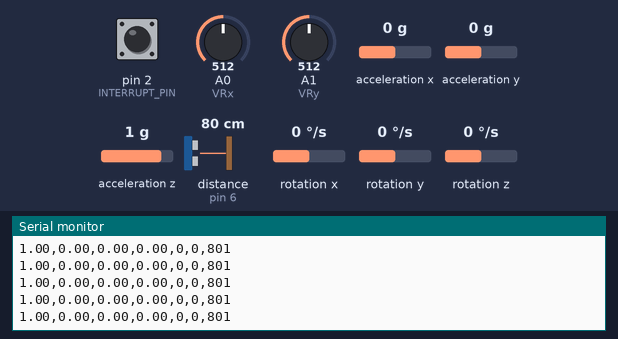
Simulated run of this sketch. Board: Arduino Uno, built with avr-gcc and run on an emulated ATmega328P. Shown: the last lines printed to the serial monitor. Wiring (inferred from the names in the program): ultrasonic range finder: trigger pin 7; echo pin 6. The inputs (shaded band) are chosen by the test bench; at power-on: acceleration x 0 g, distance to the obstacle (sensor on pin 6) 80 cm, A0 (VRx) = 512, A1 (VRy) = 512, pin 2 (INTERRUPT_PIN) LOW, acceleration y 0 g, acceleration z 1 g, rotation x 0 °/s, rotation y 0 °/s, rotation z 0 °/s. The echo pulse lasts 58.3 µs per cm; the sensor or clock chip raises its interrupt line as the real part does.

Above: at 1.8 s.
1.9 s: acceleration x set to -1.4 g
At 2.02 s:
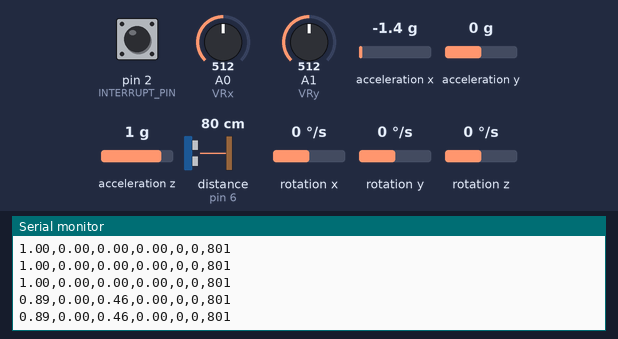
3.4 s: distance to the obstacle (sensor on pin 6) set to 2 cm
At 3.4 s:
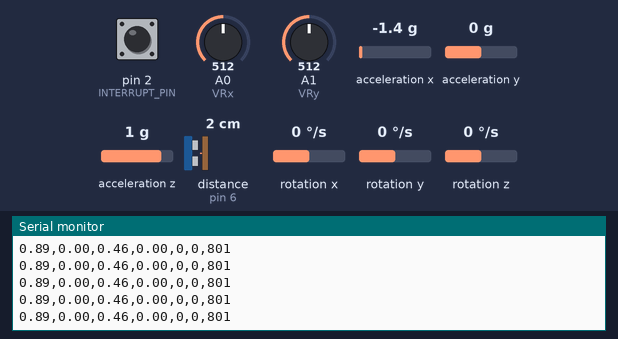
4.9 s: distance to the obstacle (sensor on pin 6) set to 120 cm
At 5.07 s:
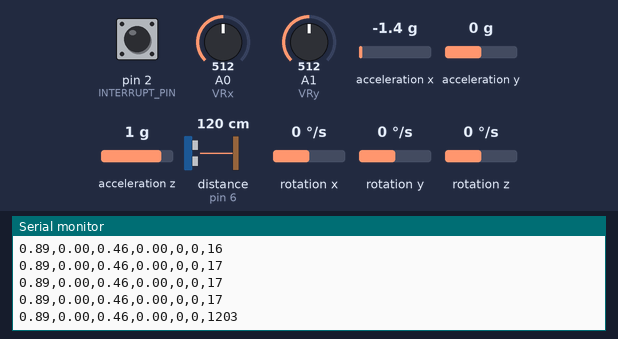
7.9 s: A0 (VRx) set to 716
At 8.01 s:
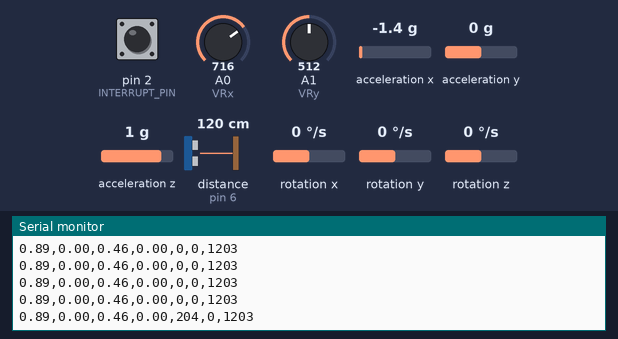
9.4 s: distance to the obstacle (sensor on pin 6) set to 18 cm
At 9.43 s:
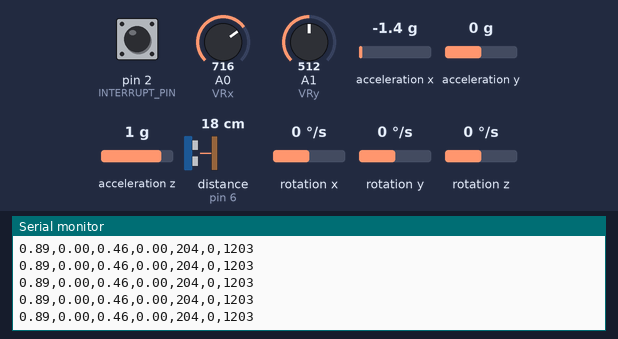
12.4 s: A1 (VRy) set to 716
At 12.45 s:
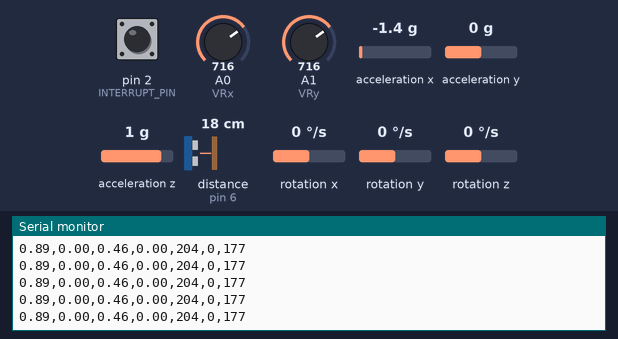

The sketch:

TransformController.ino
```cpp
//Thanks to Jeff Rowberg for i2cdevlib and starter code,
//https://github.com/jrowberg/i2cdevlib

//Thanks to tutorialspoint for the ultrasonic sensor tutorial
//https://www.tutorialspoint.com/arduino/arduino_ultrasonic_sensor.htm

//Thanks to MisterBotBreak for the joystick tutorial.
//https://create.arduino.cc/projecthub/MisterBotBreak/how-to-use-a-joystick-with-serial-monitor-1f04f0

#include "I2Cdev.h"
#include "MPU6050_6Axis_MotionApps20.h"
#if I2CDEV_IMPLEMENTATION == I2CDEV_ARDUINO_WIRE
    #include "Wire.h"
#endif

//=============================================
//===             MPU VARIABLES             ===
//=============================================

// class default I2C address is 0x68
// specific I2C addresses may be passed as a parameter here
// AD0 low = 0x68 (default for SparkFun breakout and InvenSense evaluation board)
// AD0 high = 0x69
MPU6050 mpu;
//MPU6050 mpu(0x69); // <-- use for AD0 high

/* =========================================================================
   NOTE: In addition to connection 3.3v, GND, SDA, and SCL, this sketch
   depends on the MPU-6050's INT pin being connected to the Arduino's
   external interrupt #0 pin. On the Arduino Uno and Mega 2560, this is
   digital I/O pin 2.
 * ========================================================================= */

#define INTERRUPT_PIN 2  // use pin 2 on Arduino Uno & most boards

// MPU control/status vars

bool dmpReady = false;  // set true if DMP init was successful
uint8_t mpuIntStatus;   // holds actual interrupt status byte from MPU
uint8_t devStatus;      // return status after each device operation (0 = success, !0 = error)
uint16_t packetSize;    // expected DMP packet size (default is 42 bytes)
uint16_t fifoCount;     // count of all bytes currently in FIFO
uint8_t fifoBuffer[64]; // FIFO storage buffer

Quaternion q;           // [w, x, y, z]         quaternion container

//=================================================================
//===               JOYSTICK VARIABLES                          ===
//=================================================================

int VRx = A0;
int VRy = A1;

int xPosition = 0;
int yPosition = 0;

int mapX = 0;
int mapY = 0;

//=================================================================
//===                 ULTRASONIC VARIABLES                      ===
//=================================================================

const int pingPin = 7; // Trigger Pin of Ultrasonic Sensor
const int echoPin = 6; // Echo Pin of Ultrasonic Sensor

// ================================================================
// ===               INTERRUPT DETECTION ROUTINE                ===
// ================================================================

volatile bool mpuInterrupt = false;     // indicates whether MPU interrupt pin has gone high
void dmpDataReady() {
    mpuInterrupt = true;
}

// ================================================================
// ===                      INITIAL SETUP                       ===
// ================================================================

void setup() {
    setup_mpu();
    setup_joystick();
}

void setup_mpu() {
  // join I2C bus (I2Cdev library doesn't do this automatically)
    #if I2CDEV_IMPLEMENTATION == I2CDEV_ARDUINO_WIRE
        Wire.begin();
        Wire.setClock(400000); // 400kHz I2C clock. Comment this line if having compilation difficulties
    #elif I2CDEV_IMPLEMENTATION == I2CDEV_BUILTIN_FASTWIRE
        Fastwire::setup(400, true);
    #endif

    // initialize serial communication
    Serial.begin(9600);
    while (!Serial); // wait for Leonardo enumeration, others continue immediately

    // NOTE: 8MHz or slower host processors, like the Teensy @ 3.3V or Arduino
    // Pro Mini running at 3.3V, cannot handle this baud rate reliably due to
    // the baud timing being too misaligned with processor ticks. You must use
    // 38400 or slower in these cases, or use some kind of external separate
    // crystal solution for the UART timer.

    // initialize device
    Serial.println(F("Initializing I2C devices..."));
    mpu.initialize();

    pinMode(INTERRUPT_PIN, INPUT);

    // verify connection
    Serial.println(F("Testing device connections..."));
    Serial.println(mpu.testConnection() ? F("MPU6050 connection successful") : F("MPU6050 connection failed"));

    // load and configure the DMP
    Serial.println(F("Initializing DMP..."));
    devStatus = mpu.dmpInitialize();

    // supply your own gyro offsets here, scaled for min sensitivity
    mpu.setXGyroOffset(220);
    mpu.setYGyroOffset(76);
    mpu.setZGyroOffset(-85);
    mpu.setZAccelOffset(1788); // 1688 factory default for my test chip

    // make sure it worked (returns 0 if so)
    if (devStatus == 0) {
        // Calibration Time: generate offsets and calibrate our MPU6050
        mpu.CalibrateAccel(6);
        mpu.CalibrateGyro(6);
        mpu.PrintActiveOffsets();
        // turn on the DMP, now that it's ready
        Serial.println(F("Enabling DMP..."));
        mpu.setDMPEnabled(true);

        // enable Arduino interrupt detection
        Serial.print(F("Enabling interrupt detection (Arduino external interrupt "));
        Serial.print(digitalPinToInterrupt(INTERRUPT_PIN));
        Serial.println(F(")..."));
        attachInterrupt(digitalPinToInterrupt(INTERRUPT_PIN), dmpDataReady, RISING);
        mpuIntStatus = mpu.getIntStatus();

        // set our DMP Ready flag so the main loop() function knows it's okay to use it
        Serial.println(F("DMP ready! Waiting for first interrupt..."));
        dmpReady = true;

        // get expected DMP packet size for later comparison
        packetSize = mpu.dmpGetFIFOPacketSize();
    } else {
        // ERROR!
        // 1 = initial memory load failed
        // 2 = DMP configuration updates failed
        // (if it's going to break, usually the code will be 1)
        Serial.print(F("DMP Initialization failed (code "));
        Serial.print(devStatus);
        Serial.println(F(")"));
    }
}

void setup_joystick() {
  pinMode(VRx, INPUT);
  pinMode(VRy, INPUT);
}


// ================================================================
// ===                    MAIN PROGRAM LOOP                     ===
// ================================================================

void loop() {
    // if programming failed, don't try to do anything
    if (!dmpReady) return;
    // read a packet from FIFO

    mpu_loop();
    joystick_loop();
    ultrasonic_loop();

    Serial.println();

    delay(100);
}

void mpu_loop() {
    if (mpu.dmpGetCurrentFIFOPacket(fifoBuffer)) { // Get the Latest packet

            // display quaternion values in easy matrix form: w x y z
            mpu.dmpGetQuaternion(&q, fifoBuffer);

            //Serial.print("Quaternion ");

            Serial.print(q.w);
            Serial.print(",");
            Serial.print(q.x);
            Serial.print(",");
            Serial.print(q.y);
            Serial.print(",");
            Serial.print(q.z);
            //Serial.print("\t");
    }
}

void joystick_loop() {
  xPosition = analogRead(VRx);
  yPosition = analogRead(VRy);

  mapX = map(xPosition, 0, 1023, -512, 512);
  mapY = map(yPosition, 0, 1023, -512, 512);

  //Serial.print("Joystick ");

  Serial.print(",");
  Serial.print(mapX);
  Serial.print(",");
  Serial.print(mapY);
  //Serial.print("\t");
}

void ultrasonic_loop() {
  long duration, inches, cm, mm;

   pinMode(pingPin, OUTPUT);
   digitalWrite(pingPin, LOW);

   delayMicroseconds(2);

   digitalWrite(pingPin, HIGH);

   delayMicroseconds(10);

   digitalWrite(pingPin, LOW);
   pinMode(echoPin, INPUT);

   duration = pulseIn(echoPin, HIGH);
   mm = (long)(((double)duration / 2.9) / 2.0);;

   if(mm > 2000)
      mm = 0;

   //Serial.print("Ultrasonic ");

   Serial.print(",");
   Serial.print(mm);
}
```

Measured:
- after the input at 1.9 s, the serial monitor: prints a new line at once (image 1)
- after the input at 4.9 s, the serial monitor: prints a new line after 0.05 s (image 3)
